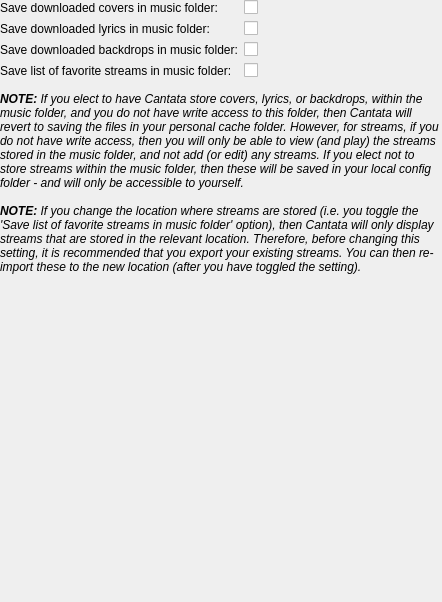
<?xml version="1.0" encoding="UTF-8"?>
<ui version="4.0">
 <class>FileSettings</class>
 <widget class="QWidget" name="FileSettings">
  <property name="geometry">
   <rect>
    <x>0</x>
    <y>0</y>
    <width>442</width>
    <height>602</height>
   </rect>
  </property>
  <layout class="QVBoxLayout" name="verticalLayout">
   <property name="margin">
    <number>0</number>
   </property>
   <item>
    <layout class="QFormLayout" name="formLayout">
     <item row="0" column="0">
      <widget class="BuddyLabel" name="storeCoversInMpdDirLabel">
       <property name="text">
        <string>Save downloaded covers in music folder:</string>
       </property>
       <property name="buddy">
        <cstring>storeCoversInMpdDir</cstring>
       </property>
      </widget>
     </item>
     <item row="0" column="1">
      <widget class="OnOffButton" name="storeCoversInMpdDir"/>
     </item>
     <item row="1" column="0">
      <widget class="BuddyLabel" name="label_4">
       <property name="text">
        <string>Save downloaded lyrics in music folder:</string>
       </property>
       <property name="buddy">
        <cstring>storeLyricsInMpdDir</cstring>
       </property>
      </widget>
     </item>
     <item row="1" column="1">
      <widget class="OnOffButton" name="storeLyricsInMpdDir">
       <property name="text">
        <string/>
       </property>
      </widget>
     </item>
     <item row="2" column="0">
      <widget class="BuddyLabel" name="storeBackdropsInMpdDirLabel">
       <property name="text">
        <string>Save downloaded backdrops in music folder:</string>
       </property>
       <property name="buddy">
        <cstring>storeBackdropsInMpdDir</cstring>
       </property>
      </widget>
     </item>
     <item row="2" column="1">
      <widget class="OnOffButton" name="storeBackdropsInMpdDir">
       <property name="text">
        <string/>
       </property>
      </widget>
     </item>
     <item row="3" column="0">
      <widget class="QLabel" name="label">
       <property name="text">
        <string>Save list of favorite streams in music folder:</string>
       </property>
       <property name="buddy">
        <cstring>storeStreamsInMpdDir</cstring>
       </property>
      </widget>
     </item>
     <item row="3" column="1">
      <widget class="OnOffButton" name="storeStreamsInMpdDir">
       <property name="text">
        <string/>
       </property>
      </widget>
     </item>
    </layout>
   </item>
   <item>
    <spacer name="verticalSpacer">
     <property name="orientation">
      <enum>Qt::Vertical</enum>
     </property>
     <property name="sizeType">
      <enum>QSizePolicy::Fixed</enum>
     </property>
     <property name="sizeHint" stdset="0">
      <size>
       <width>20</width>
       <height>8</height>
      </size>
     </property>
    </spacer>
   </item>
   <item>
    <widget class="QLabel" name="label_2">
     <property name="sizePolicy">
      <sizepolicy hsizetype="Preferred" vsizetype="Maximum">
       <horstretch>0</horstretch>
       <verstretch>0</verstretch>
      </sizepolicy>
     </property>
     <property name="text">
      <string>&lt;i&gt;&lt;b&gt;NOTE:&lt;/b&gt; If you elect to have Cantata store covers, lyrics, or backdrops, within the music folder, and you do not have write access to this folder, then Cantata will revert to saving the files in your personal cache folder. However, for streams, if you do not have write access, then you will only be able to view (and play) the streams stored in the music folder, and not add (or edit) any streams. If you elect not to store streams within the music folder, then these will be saved in your local config folder - and will only be accessible to yourself.&lt;/i&gt;</string>
     </property>
     <property name="alignment">
      <set>Qt::AlignLeading|Qt::AlignLeft|Qt::AlignTop</set>
     </property>
     <property name="wordWrap">
      <bool>true</bool>
     </property>
    </widget>
   </item>
   <item>
    <spacer name="verticalSpacer_2">
     <property name="orientation">
      <enum>Qt::Vertical</enum>
     </property>
     <property name="sizeType">
      <enum>QSizePolicy::Fixed</enum>
     </property>
     <property name="sizeHint" stdset="0">
      <size>
       <width>20</width>
       <height>8</height>
      </size>
     </property>
    </spacer>
   </item>
   <item>
    <widget class="StateLabel" name="streamLocationNote">
     <property name="sizePolicy">
      <sizepolicy hsizetype="Preferred" vsizetype="MinimumExpanding">
       <horstretch>0</horstretch>
       <verstretch>0</verstretch>
      </sizepolicy>
     </property>
     <property name="text">
      <string>&lt;i&gt;&lt;b&gt;NOTE:&lt;/b&gt; If you change the location where streams are stored (i.e. you toggle the 'Save list of favorite streams in music folder' option), then Cantata will only display streams that are stored in the relevant location. Therefore, before changing this setting, it is recommended that you export your existing streams. You can then re-import these to the new location (after you have toggled the setting).&lt;/i&gt;</string>
     </property>
     <property name="alignment">
      <set>Qt::AlignLeading|Qt::AlignLeft|Qt::AlignTop</set>
     </property>
     <property name="wordWrap">
      <bool>true</bool>
     </property>
    </widget>
   </item>
  </layout>
 </widget>
 <customwidgets>
  <customwidget>
   <class>BuddyLabel</class>
   <extends>QLabel</extends>
   <header>buddylabel.h</header>
  </customwidget>
  <customwidget>
   <class>StateLabel</class>
   <extends>QLabel</extends>
   <header>statelabel.h</header>
  </customwidget>
  <customwidget>
   <class>OnOffButton</class>
   <extends>QCheckBox</extends>
   <header>onoffbutton.h</header>
  </customwidget>
 </customwidgets>
 <resources/>
 <connections/>
</ui>
